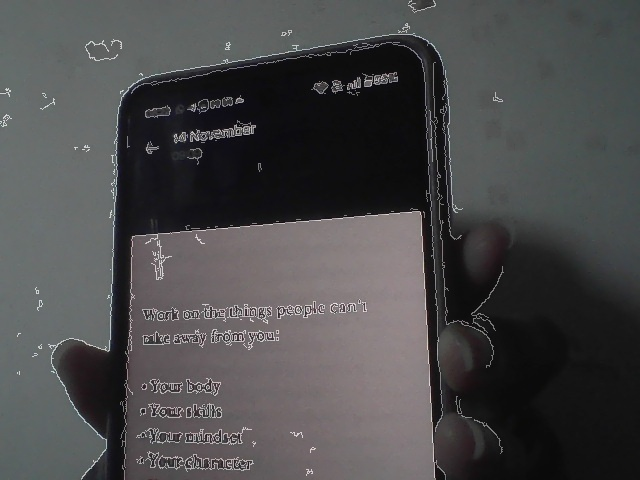
#> input picture saved_frames/frame_20251124_082200_0.jpg, 640 x 480 px, given in place of the camera
$ python algorithm.py
#> lines starting #> are read from the running program, lines starting #| are printed output that depends on the picture; after the words box and inside, x2 and y2 are one past the last pixel; in counts of white or black regions, pixels touching at a corner belong together
#import the libraries

import cv2
import numpy as np
import os
from datetime import datetime

#folder to save outputs
if not os.path.exists("saved_frames"):
    os.makedirs("saved_frames")

#video writer will be created after reading the first frame
video_writer = None

#loading the webcam
cap = cv2.VideoCapture(0)  # parameter 0 for default camera opening

#current date-time for filename
timestamp = datetime.now().strftime("%Y%m%d_%H%M%S")

#output video name
output_video_name = f"enhanced_output_{timestamp}.avi"

#frame counter for saving images
frame_count = 0

while True:
    ret, frame = cap.read()
#> frame is the input picture: shape (480, 640, 3); mean B, G, R 74.6, 73.7, 74.3
    if not ret:
        break

    #frame size
    frame = cv2.resize(frame, (640, 480))

    #convert the image frame into grayscale - preprocessing
    gray = cv2.cvtColor(frame, cv2.COLOR_BGR2GRAY)

    #contrasting
    #using histogram equalization for contrast improvement
    contrast = cv2.equalizeHist(gray)
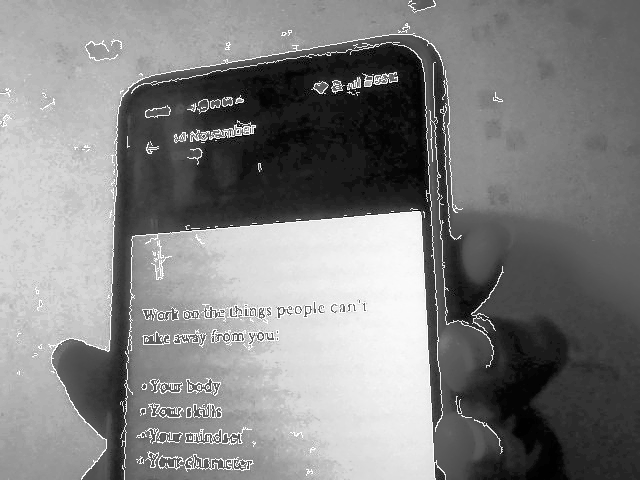
#> contrast: shape (480, 640); min 0, max 255, mean 129.2

    # clarity
    #using canny edge detection for visibility enhacement
    edges = cv2.Canny(contrast, 50, 150)
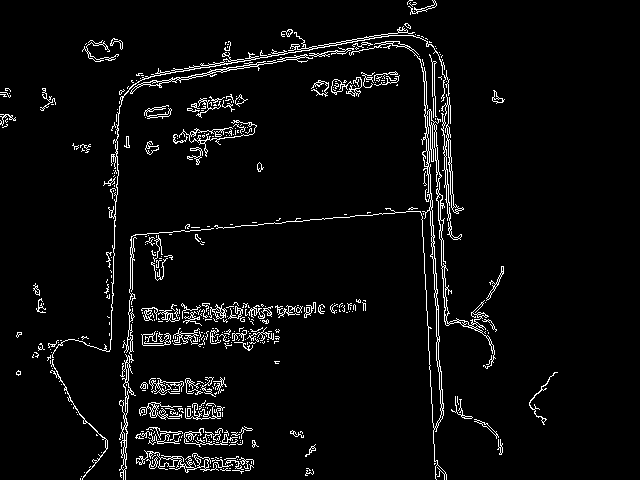
#> edges: shape (480, 640); 4.5% white in thin lines or dots, all inside (x1, y1, x2, y2) = (0, 0, 558, 480)

    #combining both contrasting and clarity for a readable output
    colored_edge = cv2.cvtColor(edges, cv2.COLOR_GRAY2BGR)
    enhanced_image = cv2.addWeighted(frame, 0.6, colored_edge, 0.4, 0)
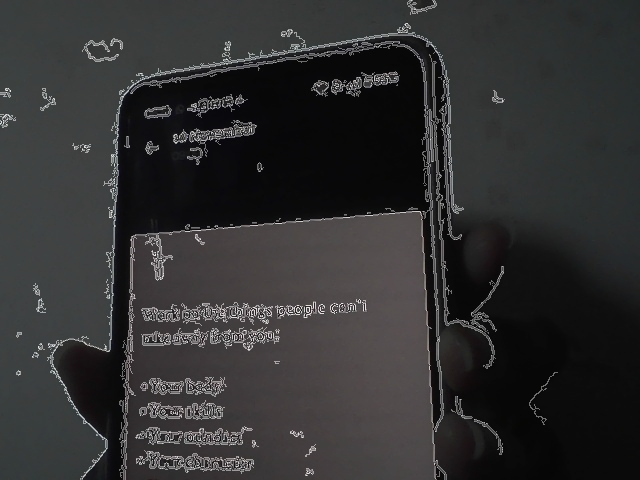
#> enhanced_image: shape (480, 640, 3); mean B, G, R 49.3, 48.8, 49.1

    if video_writer is None:
        fourcc = cv2.VideoWriter_fourcc(*"XVID")
        video_writer = cv2.VideoWriter(output_video_name, fourcc, 20.0, (640, 480))

    #enhanced frame to video
    video_writer.write(enhanced_image)

    #Outputs
    # #frame for original image
    # cv2.imshow("Original image", frame)
    # #frame for contrast image
    # cv2.imshow("Contrast Improved", contrast)
    # #frame for detected edges
    # cv2.imshow("Edges", edges)
    #frame for enhanced view
    cv2.imshow("Enhanced View", enhanced_image)

    #Wait key
    key = cv2.waitKey(1) & 0xFF
#> (key q is pressed here)

    # Press 's' to save current frame as image
    if key == ord('s'):
        save_name = f"saved_frames/frame_{timestamp}_{frame_count}.jpg"
        cv2.imwrite(save_name, enhanced_image)
        print(f"Saved image: {save_name}")
        frame_count += 1

    #Exit with a click ('q') key
    if key == ord('q'):
        break

#release camera resources
cap.release()
video_writer.release()

#close all openCV windows
cv2.destroyAllWindows()

#save output
print(f"\nSaved video: {output_video_name}")
print("All saved images are in 'saved_frames' folder.")
